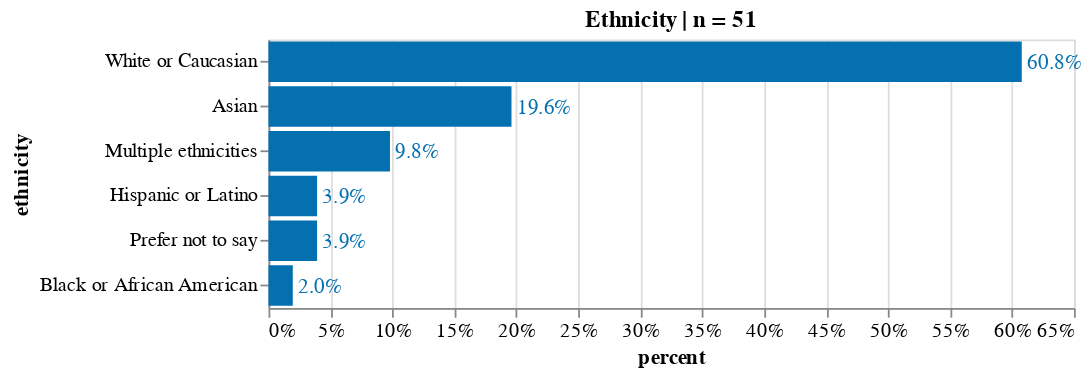

The notebook cell this image was saved under:
### Code cell
source = count_freq_labels(df, X="ethnicity") 
title = 'Ethnicity | n = '+ source['counts'].sum().astype(str)
X, Y = 'percent:Q', 'ethnicity:N'
w, h= 450, 150
txs, ls, ts = 12, 11, 12

chart_ethnicity= simple_per_bar(
    source, title=title, X=X, Y=Y, \
    width=w, height=h, \
    text_size = txs, label_size = ls, title_size=ts)
chart_ethnicity

### Figure 1 — Vega-Lite specification as saved in the notebook (floating-point values rounded to 4 significant figures)
{"config": {"view": {"continuousWidth": 400, "continuousHeight": 300}, "axis": {"labelFontSize": 11, "titleFontSize": 12}}, "layer": [{"mark": "bar", "encoding": {"color": {"condition": {"value": "orange", "test": "(datum.emotion === 'Some')"}, "value": "#0570b0"}, "x": {"type": "quantitative", "axis": {"format": ".0%"}, "field": "percent"}, "y": {"type": "nominal", "field": "ethnicity", "sort": "-x"}}, "title": "Ethnicity | n = 51"}, {"mark": {"type": "text", "align": "left", "baseline": "middle", "dx": 3, "fontSize": 12}, "encoding": {"color": {"condition": {"value": "orange", "test": "(datum.emotion === 'Some')"}, "value": "#0570b0"}, "text": {"type": "quantitative", "field": "percent", "format": ".1%"}, "x": {"type": "quantitative", "axis": {"format": ".0%"}, "field": "percent"}, "y": {"type": "nominal", "field": "ethnicity", "sort": "-x"}}, "title": "Ethnicity | n = 51"}], "data": {"name": "data-b195e225271668466606624ce07a28dc"}, "height": 150, "width": 450, "$schema": "https://vega.github.io/schema/vega-lite/v4.8.1.json", "datasets": {"data-b195e225271668466606624ce07a28dc": [{"counts": 31, "ethnicity": "White or Caucasian", "percent": 0.6078}, {"counts": 10, "ethnicity": "Asian", "percent": 0.1961}, {"counts": 5, "ethnicity": "Multiple ethnicities", "percent": 0.09804}, {"counts": 2, "ethnicity": "Hispanic or Latino", "percent": 0.03922}, {"counts": 2, "ethnicity": "Prefer not to say", "percent": 0.03922}, {"counts": 1, "ethnicity": "Black or African American", "percent": 0.01961}]}}
